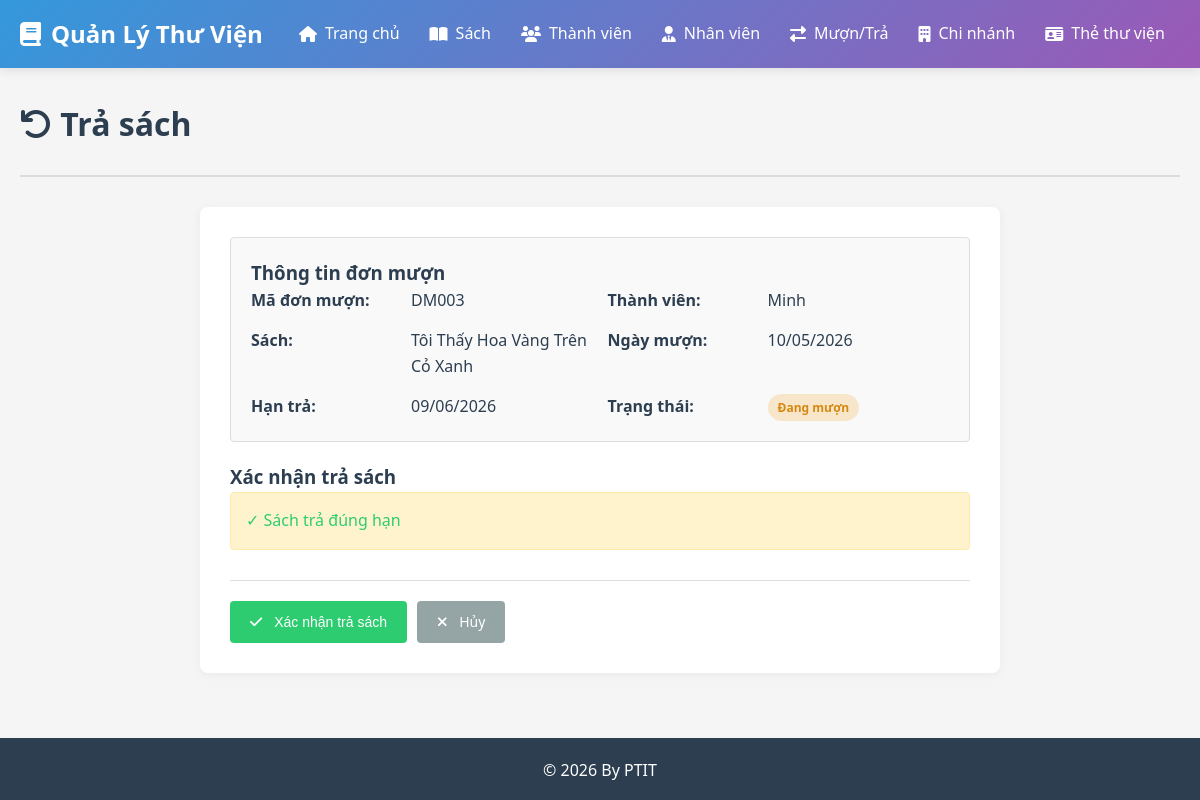
The page /don-muon/DM003/tra on the database its author committed.
### app/models/__init__.py (models this page shows, shortened)
class DonMuon(db.Model):
    __tablename__ = 'don_muon'
    ma_don_muon = db.Column(db.String(20), primary_key=True)
    ma_thanh_vien = db.Column(db.String(10), db.ForeignKey('thanh_vien.ma_thanh_vien'), nullable=False)
    ma_ban_sao = db.Column(db.String(20), db.ForeignKey('ban_sao.ma_ban_sao'), nullable=False)
    ma_nv = db.Column(db.String(10), db.ForeignKey('nhan_vien.ma_nv'), nullable=False)
    ngay_muon = db.Column(db.Date, default=datetime.now, nullable=False)
    han_tra = db.Column(db.Date, nullable=False)
    ngay_tra_thuc_te = db.Column(db.Date)
    phu_phat = db.Column(db.Float, default=0)
    trang_thai = db.Column(db.String(50), default='Đang mượn')  # Đang mượn, Đã trả, Quá hạn

class ThanhVien(db.Model):
    __tablename__ = 'thanh_vien'
    ma_thanh_vien = db.Column(db.String(10), primary_key=True)
    ho_ten = db.Column(db.String(150), nullable=False)
    sdt = db.Column(db.String(15))
    email = db.Column(db.String(100))
    ngay_dang_ky = db.Column(db.Date, default=datetime.now)
    ghi_chu = db.Column(db.Text)
    is_blacklisted = db.Column(db.Boolean, default=False)
    blacklist_note = db.Column(db.String(255))
    the_thu_vien = db.relationship('TheThuVien', backref='thanh_vien', lazy=True, cascade='all, delete-orphan', uselist=False)
    don_muon = db.relationship('DonMuon', backref='thanh_vien', lazy=True, cascade='all, delete-orphan')

class Sach(db.Model):
    __tablename__ = 'sach'
    ma_sach = db.Column(db.String(10), primary_key=True)
    ten_sach = db.Column(db.String(200), nullable=False)
    tac_gia = db.Column(db.String(150))
    nam_xb = db.Column(db.Integer)
    nha_xb = db.Column(db.String(150))
    so_luong = db.Column(db.Integer, default=0)
    ma_tl = db.Column(db.String(10), db.ForeignKey('thai_loai.ma_tl'), nullable=False)
    ma_ncc = db.Column(db.String(10), db.ForeignKey('nha_cung_cap.ma_ncc'))
    ban_sao = db.relationship('BanSao', backref='sach', lazy=True, cascade='all, delete-orphan')

### app/routes/__init__.py (the view, shortened to what this page needs)
@bp.route('/don-muon/<ma_don_muon>/tra', methods=['GET', 'POST'])
def tra_sach(ma_don_muon):
    don_muon = db.session.get(DonMuon, ma_don_muon)
    if not don_muon:
        flash('Không tìm thấy đơn mượn', 'danger')
        return redirect(url_for('main.danh_sach_don_muon'))
    from datetime import date
    ngay_hom_nay = date.today()
    phi_phat_du_kien = 0
    if ngay_hom_nay > don_muon.han_tra:
        phi_phat_du_kien = (ngay_hom_nay - don_muon.han_tra).days * 5000
    return render_template(
        'don_muon/tra.html',
        don_muon=don_muon,
        ngay_hom_nay=ngay_hom_nay,
        phi_phat_du_kien=phi_phat_du_kien
    )

### app/templates/don_muon/tra.html (shortened to what this page needs)
{% extends "base.html" %}
{% block content %}
<div class="page-header">
    <h1><i class="fas fa-undo"></i> Trả sách</h1>
</div>
<div class="form-container">
    <div class="info-box">
        <h3>Thông tin đơn mượn</h3>
        <div class="info-grid">
            <div class="info-item">
                <label>Mã đơn mượn:</label>
                <span>{{ don_muon.ma_don_muon }}</span>
            </div>
            <div class="info-item">
                <label>Thành viên:</label>
                <span>{{ don_muon.thanh_vien.ho_ten }}</span>
            </div>
            <div class="info-item">
                <label>Sách:</label>
                <span>{{ don_muon.ban_sao.sach.ten_sach }}</span>
            </div>
            <div class="info-item">
                <label>Ngày mượn:</label>
                <span>{{ don_muon.ngay_muon.strftime('%d/%m/%Y') }}</span>
            </div>
            <div class="info-item">
                <label>Hạn trả:</label>
                <span>{{ don_muon.han_tra.strftime('%d/%m/%Y') }}</span>
            </div>
            <div class="info-item">
                <label>Trạng thái:</label>
                <span>
                    {% if don_muon.trang_thai == 'Đang mượn' %}
                        <span class="badge badge-warning">Đang mượn</span>
                    {% elif don_muon.trang_thai == 'Quá hạn' %}
                        <span class="badge badge-danger">Quá hạn</span>
                    {% else %}
                        <span class="badge badge-success">Đã trả</span>
                    {% endif %}
                </span>
            </div>
        </div>
    </div>
    <form method="POST" class="form">
        <h3>Xác nhận trả sách</h3>
        <div class="warning-box">
            {% if don_muon.han_tra < ngay_hom_nay %}
                <p class="text-danger"><strong>⚠️ Cảnh báo:</strong> Sách trả muộn!</p>
                <p>
                    Số ngày trễ: <strong>{{ (ngay_hom_nay - don_muon.han_tra).days }} ngày</strong><br>
                    Phí phạt dự kiến: <strong>{{ phi_phat_du_kien }} VND</strong>
                </p>
            {% else %}
                <p class="text-success">✓ Sách trả đúng hạn</p>
            {% endif %}
        </div>
        <div class="form-actions">
            <button type="submit" class="btn btn-success">
                <i class="fas fa-check"></i> Xác nhận trả sách
            </button>
            <a href="{{ url_for('main.danh_sach_don_muon') }}" class="btn btn-secondary">
                <i class="fas fa-times"></i> Hủy
            </a>
        </div>
    </form>
</div>
{% endblock %}

### app/static/css/style.css (style rules this page uses)
:root { --primary: #3498db; --success: #2ecc71; --danger: #e74c3c; --warning: #f39c12; --info: #9b59b6; --light: #ecf0f1; --dark: #2c3e50; --gray: #95a5a6; --border: #ddd; }
* { margin: 0; padding: 0; box-sizing: border-box; }
body { font-family: 'Segoe UI', Tahoma, Geneva, Verdana, sans-serif; background-color: #f5f5f5; color: var(--dark); line-height: 1.6; }
.page-header { margin-bottom: 30px; padding-bottom: 20px; border-bottom: 2px solid var(--border); }
.page-header h1 { font-size: 32px; margin-bottom: 5px; color: var(--dark); }
.btn { display: inline-block; padding: 10px 20px; border: none; border-radius: 4px; cursor: pointer; text-decoration: none; font-size: 14px; transition: all 0.3s; font-weight: 500; text-align: center; }
.btn i { margin-right: 8px; }
.btn-success { background: var(--success); color: white; }
.btn-secondary { background: var(--gray); color: white; }
.form-container { background: white; border-radius: 8px; padding: 30px; box-shadow: 0 2px 10px rgba(0,0,0,0.05); max-width: 800px; margin: 0 auto; }
.form-actions { display: flex; gap: 10px; margin-top: 30px; padding-top: 20px; border-top: 1px solid var(--border); }
.text-success { color: var(--success); }
.badge { display: inline-block; padding: 4px 10px; border-radius: 20px; font-size: 12px; font-weight: 600; }
.badge-warning { background: rgba(243, 156, 18, 0.2); color: #d68910; }
.info-box { background: #f9f9f9; border: 1px solid var(--border); border-radius: 4px; padding: 20px; margin-bottom: 20px; }
.info-grid { display: grid; grid-template-columns: repeat(auto-fit, minmax(250px, 1fr)); gap: 15px; }
.info-item { display: grid; grid-template-columns: 150px 1fr; gap: 10px; }
.info-item label { font-weight: 600; color: var(--dark); }
.warning-box { background: #fff3cd; border: 1px solid #ffeaa7; border-radius: 4px; padding: 15px; margin-bottom: 20px; }

### rows shown on the page
DonMuon: ma_don_muon "DM003", ngay_muon "10/05/2026", han_tra "09/06/2026"
ThanhVien: thanh_vien.ho_ten "Minh"
Sach: ban_sao.sach.ten_sach "Tôi Thấy Hoa Vàng Trên Cỏ Xanh"
